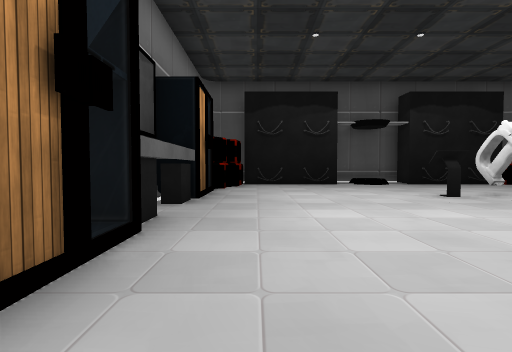
View 1 (above)

14 first-person views from a walk through a 3-D level made in the Unity game engine. The camera is 1.4 m above the floor, tilts 2° down and sees 85° across. The floor is counted in squares, 2 m on a side. Each view is taken from the middle of a square. On the plan, view 1 faces up. The plan holds only what a view shows up to about 9 squares ahead; the rest is blank. The place goes on beyond the plan. The player is left out. Some surface patterns are stand-ins.

View 2
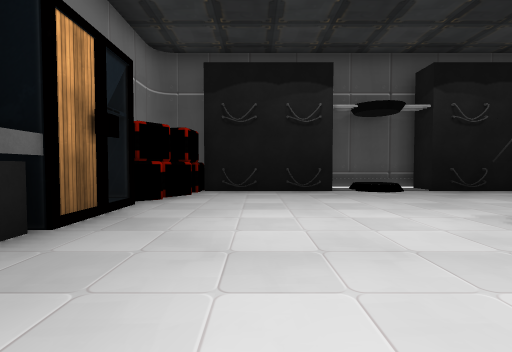

View 3
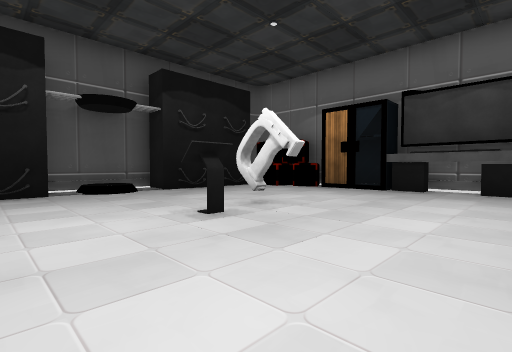

View 4
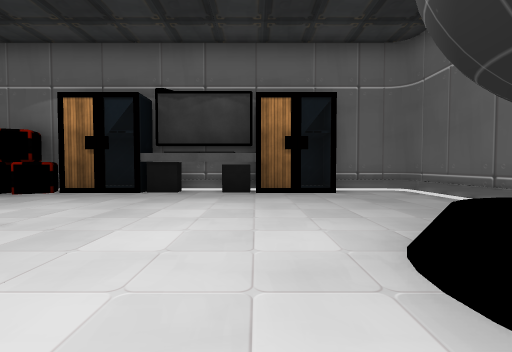

View 5
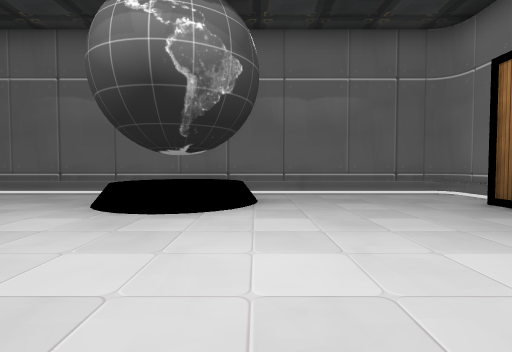

View 6
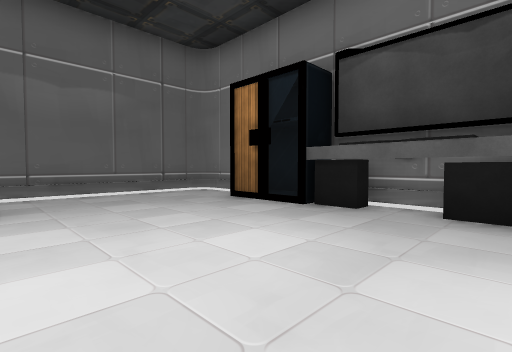

View 7
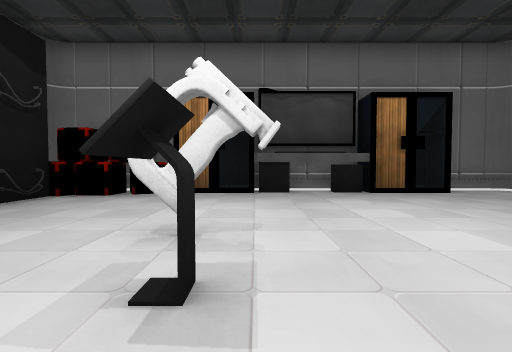

View 8
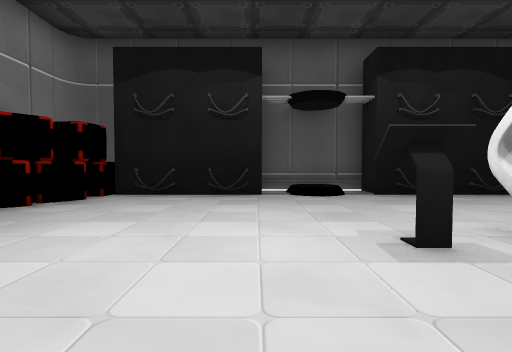

View 9
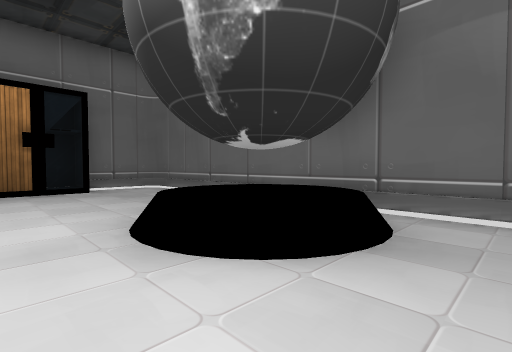

View 10
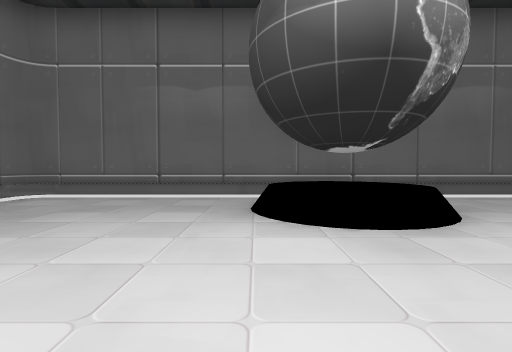

View 11
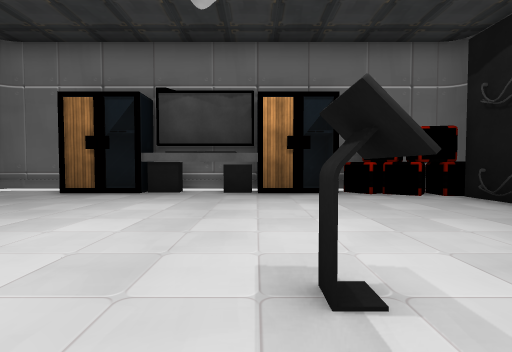

View 12
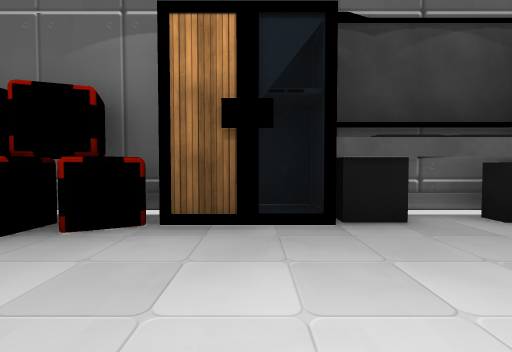

View 13
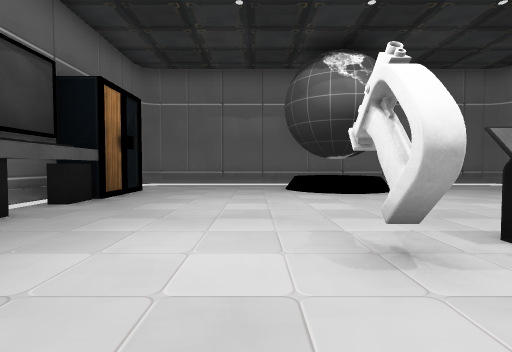

View 14
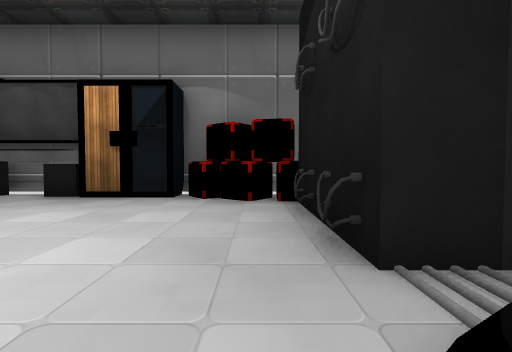

### Floor plan
Key: @ floor where view 1 was taken; # wall or solid block; x gap in a wall; . floor; / step, stairs or slope; = window, fence, low wall or low ledge; ^ raised ledge; v drop or lower ground; O other object.
Columns run from 2 left of view 1 to 12 right of it. Each row starts with its distance up from view 1.
 12      #vv#
 11 vOOOOOxxOOOOO
 10 #O..........O#
  9 OO..........O#
  8 =............#
  7 #O.....OO...O#
  6 #............#
  5 O...........OO
  4 O...........OO
  3 #............#
  2 #.....=......#
  1 O.....= =....O
  0 /.@..=# ^..../#
 -1 v.....^^...../#
 -2  #####  #######

Positions as (right, up) in squares from view 1, and headings:
1: (0, 0), facing up
2: (1, 3), facing up
3: (2, 3), facing up-right
4: (3, 3), facing right
5: (3, 6), facing down
6: (3, 6), facing down-left
7: (3, 6), facing right
8: (3, 4), facing up
9: (2, 3), facing down-right
10: (6, 5), facing down
11: (6, 6), facing left
12: (7, 7), facing right
13: (7, 9), facing down
14: (5, 10), facing left
